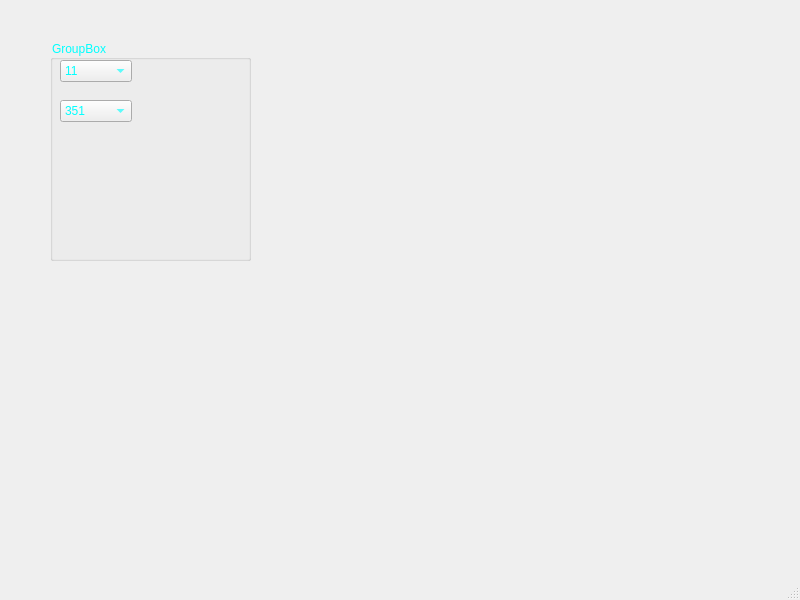
<?xml version="1.0" encoding="UTF-8"?>
<ui version="4.0">
 <class>MainWindow</class>
 <widget class="QMainWindow" name="MainWindow">
  <property name="geometry">
   <rect>
    <x>0</x>
    <y>0</y>
    <width>800</width>
    <height>600</height>
   </rect>
  </property>
  <property name="windowTitle">
   <string>MainWindow</string>
  </property>
  <widget class="QWidget" name="centralwidget">
   <widget class="QLabel" name="label">
    <property name="geometry">
     <rect>
      <x>60</x>
      <y>60</y>
      <width>55</width>
      <height>16</height>
     </rect>
    </property>
    <property name="text">
     <string>TextLabel</string>
    </property>
   </widget>
   <widget class="QWidget" name="widget" native="true">
    <property name="geometry">
     <rect>
      <x>160</x>
      <y>80</y>
      <width>120</width>
      <height>80</height>
     </rect>
    </property>
   </widget>
   <widget class="QGroupBox" name="groupBox">
    <property name="geometry">
     <rect>
      <x>50</x>
      <y>40</y>
      <width>201</width>
      <height>221</height>
     </rect>
    </property>
    <property name="styleSheet">
     <string notr="true">color: rgb(0, 255, 255);</string>
    </property>
    <property name="title">
     <string>GroupBox</string>
    </property>
    <widget class="QComboBox" name="comboBox">
     <property name="geometry">
      <rect>
       <x>10</x>
       <y>20</y>
       <width>72</width>
       <height>22</height>
      </rect>
     </property>
     <item>
      <property name="text">
       <string>11</string>
      </property>
     </item>
     <item>
      <property name="text">
       <string>nj</string>
      </property>
     </item>
    </widget>
    <widget class="QComboBox" name="comboBox_2">
     <property name="geometry">
      <rect>
       <x>10</x>
       <y>60</y>
       <width>72</width>
       <height>22</height>
      </rect>
     </property>
     <item>
      <property name="text">
       <string>351</string>
      </property>
     </item>
     <item>
      <property name="text">
       <string>651</string>
      </property>
     </item>
    </widget>
   </widget>
  </widget>
  <widget class="QMenuBar" name="menubar">
   <property name="geometry">
    <rect>
     <x>0</x>
     <y>0</y>
     <width>800</width>
     <height>25</height>
    </rect>
   </property>
  </widget>
  <widget class="QStatusBar" name="statusbar"/>
 </widget>
 <resources/>
 <connections/>
</ui>
